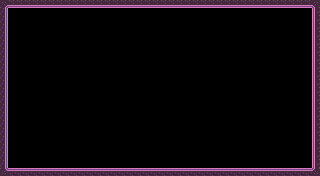

Below is a game level as drawn by its tile map, then a one-line description and the .tmx file that defines it, in full:
An orthogonal 40x22 tile map with 8x8 px tiles, 1 tile layer (Tile Layer 1) and 17 objects.

<map version="1.8" tiledversion="1.8.0" orientation="orthogonal" renderorder="right-down" width="40" height="22" tilewidth="8" tileheight="8" infinite="0" nextlayerid="3" nextobjectid="31">
 <tileset firstgid="1" source="../../purple.tsx" />
 <layer id="1" name="Tile Layer 1" width="40" height="22">
  <data encoding="csv">
37,34,34,34,34,34,34,34,34,34,34,34,34,34,34,34,34,34,34,34,34,34,34,34,34,34,34,34,34,34,34,34,34,34,34,34,34,34,34,38,
19,0,0,0,0,0,0,0,0,0,0,0,0,0,0,0,0,0,0,0,0,0,0,0,0,0,0,0,0,0,0,0,0,0,0,0,0,0,0,17,
19,0,0,0,0,0,0,0,0,0,0,0,0,0,0,0,0,0,0,0,0,0,0,0,0,0,0,0,0,0,0,0,0,0,0,0,0,0,0,17,
19,0,0,0,0,0,0,0,0,0,0,0,0,0,0,0,0,0,0,0,0,0,0,0,0,0,0,0,0,0,0,0,0,0,0,0,0,0,0,17,
19,0,0,0,0,0,0,0,0,0,0,0,0,0,0,0,0,0,0,0,0,0,0,0,0,0,0,0,0,0,0,0,0,0,0,0,0,0,0,17,
19,0,0,0,0,0,0,0,0,0,0,0,0,0,0,0,0,0,0,0,0,0,0,0,0,0,0,0,0,0,0,0,0,0,0,0,0,0,0,17,
19,0,0,0,0,0,0,0,0,0,0,0,0,0,0,0,0,0,0,0,0,0,0,0,0,0,0,0,0,0,0,0,0,0,0,0,0,0,0,17,
19,0,0,0,0,0,0,0,0,0,0,0,0,0,0,0,0,0,0,0,0,0,0,0,0,0,0,0,0,0,0,0,0,0,0,0,0,0,0,17,
19,0,0,0,0,0,0,0,0,0,0,0,0,0,0,0,0,0,0,0,0,0,0,0,0,0,0,0,0,0,0,0,0,0,0,0,0,0,0,17,
19,0,0,0,0,0,0,0,0,0,0,0,0,0,0,0,0,0,0,0,0,0,0,0,0,0,0,0,0,0,0,0,0,0,0,0,0,0,0,17,
19,0,0,0,0,0,0,0,0,0,0,0,0,0,0,0,0,0,0,0,0,0,0,0,0,0,0,0,0,0,0,0,0,0,0,0,0,0,0,17,
19,0,0,0,0,0,0,0,0,0,0,0,0,0,0,0,0,0,0,0,0,0,0,0,0,0,0,0,0,0,0,0,0,0,0,0,0,0,0,17,
19,0,0,0,0,0,0,0,0,0,0,0,0,0,0,0,0,0,0,0,0,0,0,0,0,0,0,0,0,0,0,0,0,0,0,0,0,0,0,17,
19,0,0,0,0,0,0,0,0,0,0,0,0,0,0,0,0,0,0,0,0,0,0,0,0,0,0,0,0,0,0,0,0,0,0,0,0,0,0,17,
19,0,0,0,0,0,0,0,0,0,0,0,0,0,0,0,0,0,0,0,0,0,0,0,0,0,0,0,0,0,0,0,0,0,0,0,0,0,0,17,
19,0,0,0,0,0,0,0,0,0,0,0,0,0,0,0,0,0,0,0,0,0,0,0,0,0,0,0,0,0,0,0,0,0,0,0,0,0,0,17,
19,0,0,0,0,0,0,0,0,0,0,0,0,0,0,0,0,0,0,0,0,0,0,0,0,0,0,0,0,0,0,0,0,0,0,0,0,0,0,17,
19,0,0,0,0,0,0,0,0,0,0,0,0,0,0,0,0,0,0,0,0,0,0,0,0,0,0,0,0,0,0,0,0,0,0,0,0,0,0,17,
19,0,0,0,0,0,0,0,0,0,0,0,0,0,0,0,0,0,0,0,0,0,0,0,0,0,0,0,0,0,0,0,0,0,0,0,0,0,0,17,
19,0,0,0,0,0,0,0,0,0,0,0,0,0,0,0,0,0,0,0,0,0,0,0,0,0,0,0,0,0,0,0,0,0,0,0,0,0,0,17,
19,0,0,0,0,0,0,0,0,0,0,0,0,0,0,0,0,0,0,0,0,0,0,0,0,0,0,0,0,0,0,0,0,0,0,0,0,0,0,17,
53,2,2,2,2,2,2,2,2,2,2,2,2,2,2,2,2,2,2,2,2,2,2,2,2,2,2,2,2,2,2,2,2,2,2,2,2,2,2,54
</data>
 </layer>
 <objectgroup id="2" name="Object Layer 1">
  <object id="11" gid="171" x="80" y="144" width="8" height="8" />
  <object id="12" gid="172" x="88" y="144" width="8" height="8" />
  <object id="13" gid="172" x="96" y="144" width="8" height="8" />
  <object id="14" gid="187" x="104" y="144" width="8" height="8" />
  <object id="15" gid="190" x="144" y="144" width="8" height="8" />
  <object id="16" gid="173" x="152" y="144" width="8" height="8" />
  <object id="17" gid="173" x="160" y="144" width="8" height="8" />
  <object id="18" gid="174" x="168" y="144" width="8" height="8" />
  <object id="19" gid="174" x="264" y="144" width="8" height="8" />
  <object id="20" gid="173" x="256" y="144" width="8" height="8" />
  <object id="21" gid="173" x="248" y="144" width="8" height="8" />
  <object id="22" gid="190" x="240" y="144" width="8" height="8" />
  <object id="23" gid="187" x="232" y="144" width="8" height="8" />
  <object id="24" gid="172" x="224" y="144" width="8" height="8" />
  <object id="25" gid="172" x="216" y="144" width="8" height="8" />
  <object id="26" gid="171" x="208" y="144" width="8" height="8" />
  <object id="29" gid="175" x="64" y="168" width="8" height="8" />
 </objectgroup>
</map>
